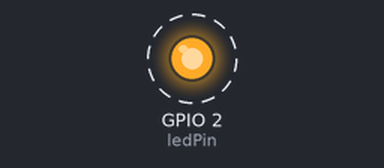
Recording of a sketch running on a simulated ESP8266 (NodeMCU). Shown: output pins drawn as LEDs (lit = HIGH). Dashed ring = blinking. WiFi joins after 1.5 s; servers stay silent unless stated; what the sketch prints to the serial monitor is not drawn.

Above: at 2.5 s.
Timing chart, 0 to 6.6 s (numbered marks = the images above):
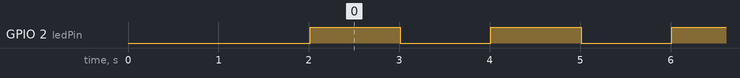

Measured:
- by itself, GPIO 2 (ledPin): alternates HIGH for 1.0 s and LOW for 1.0 s

The sketch:

ESP_LED_Blink.ino
```cpp
#include <ESP8266WiFi.h>  // Include the ESP8266 Wi-Fi library

// Replace with your network credentials
const char* ssid = "your_SSID";     // Your Wi-Fi SSID (network name)
const char* password = "your_PASSWORD"; // Your Wi-Fi password

void setup() {
  // Start serial communication for debugging
  Serial.begin(115200);
  delay(10);

  // Connecting to Wi-Fi
  Serial.println();
  Serial.print("Connecting to WiFi...");

  WiFi.begin(ssid, password);  // Start the Wi-Fi connection

  // Wait for the connection to establish
  while (WiFi.status() != WL_CONNECTED) {
    delay(1000);  // Wait for 1 second
    Serial.print(".");
  }

  // Once connected, print the IP address
  Serial.println("");
  Serial.println("WiFi connected!");
  Serial.print("IP Address: ");
  Serial.println(WiFi.localIP());  // Print the ESP8266's IP address
}

void loop() {
  // You can add any code here that you want to run after connecting to Wi-Fi.
  // For now, we'll just blink the onboard LED every second.

  int ledPin = 2;  // Onboard LED is connected to GPIO2 (D4 on NodeMCU)
  pinMode(ledPin, OUTPUT);

  // Blink the LED every second
  digitalWrite(ledPin, HIGH);  // Turn LED on
  delay(1000);                  // Wait for 1 second
  digitalWrite(ledPin, LOW);   // Turn LED off
  delay(1000);                  // Wait for 1 second
}
```
